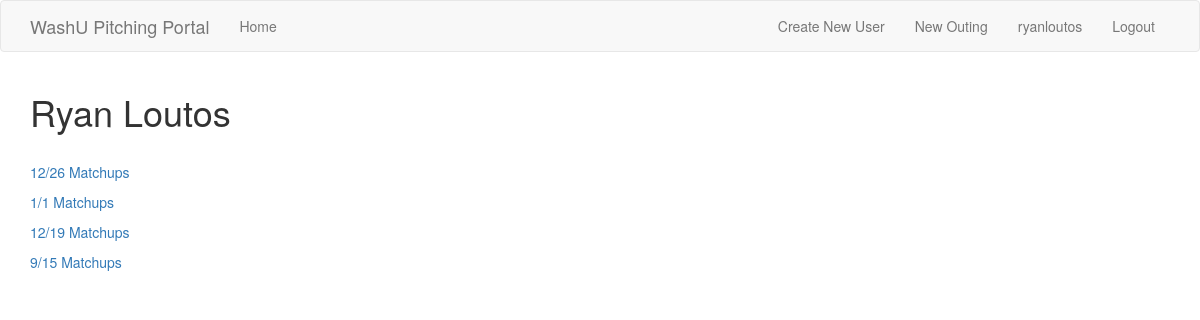
Page /user/ryanloutos (signed in) on the earlier database version.
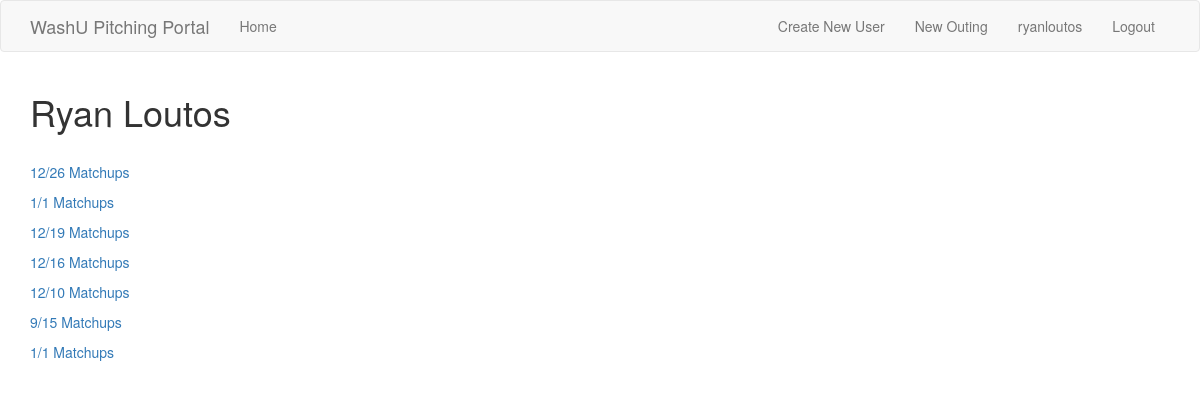
Same page on the later database version.
### app/models.py (models this page shows, shortened)
class User(UserMixin, db.Model):
    id = db.Column(db.Integer, primary_key=True)
    admin = db.Column(db.Boolean, index=True)
    username = db.Column(db.String(64), index=True, unique=True)
    email = db.Column(db.String(120), index=True, unique=True)
    password_hash = db.Column(db.String(128))
    firstname = db.Column(db.String(64))
    lastname = db.Column(db.String(64))
    year = db.Column(db.String(32), index=True)
    throws = db.Column(db.String(8), index=True)
    outings = db.relationship('Outing', backref='pitcher', lazy='dynamic')
    def __repr__(self):
        return f'{self.firstname} {self.lastname}'

class Outing(db.Model):
    id = db.Column(db.Integer, primary_key=True)
    date = db.Column(db.Date, index=True)
    opponent = db.Column(db.String(32), index=True)
    season = db.Column(db.String(32), index=True)
    user_id = db.Column(db.Integer, db.ForeignKey('user.id'), index=True)
    pitches = db.relationship('Pitch', backref='outing', lazy='dynamic')
    def __repr__(self):
        year = self.date.year
        month = self.date.month
        day = self.date.day
        return f'{month}/{day} {self.opponent}'

### app/routes.py (the view)
@app.route('/user/<username>')
@login_required
def user(username):
    user = User.query.filter_by(username=username).first_or_404()
    outings = user.outings
    return render_template(
        'user.html',
        title='User',
        user=user,
        outings=outings)

### app/models.py (called while the page is built)
@login.user_loader
def load_user(id):
    return User.query.get(int(id))

### app/templates/user.html
{% extends "base.html" %}
{% block app_content %}
    <h1>{{ user }}</h1>
    <br>
    <div>
        {% for o in outings %}
        <p>
            <a href="{{ url_for('outing',outing_id=o.id) }}">{{ o }}</a>
        </p>
        {% endfor %}
    </div>
{% endblock %}

### app/templates/base.html (shortened to what this page needs)
{% extends 'bootstrap/base.html' %}
{% block navbar %}
    <nav class="navbar navbar-default">
        <div class="container">
            <div class="navbar-header">
                <a class="navbar-brand" href="{{ url_for('index') }}">WashU Pitching Portal</a>
            </div>
            <div class="collapse navbar-collapse" id="bs-example-navbar-collapse-1">
                <ul class="nav navbar-nav">
                    <li><a href="{{ url_for('index') }}">Home</a></li>
                </ul>
                <ul class="nav navbar-nav navbar-right">
                    {% if current_user.is_anonymous %}
                    <li><a href="{{ url_for('login') }}">Login</a></li>
                    {% else %}
                        {% if current_user.admin %}
                        <li><a href="{{ url_for('register') }}">Create New User</a></li>
                        {% endif %}
                    <li><a href="{{ url_for('new_outing') }}">New Outing</a></li>
                    <li><a href="{{ url_for('user', username=current_user.username) }}">{{ current_user.username }}</a></li>
                    <li><a href="{{ url_for('logout') }}">Logout</a></li>
                    {% endif %}
                </ul>
            </div>
        </div>
    </nav>
{% endblock %}
{% block content %}
    <div class="container">
        {% block app_content %}{% endblock %}
    </div><br><br><br><br><br><br><br><br>
{% endblock %}

Differences in the rows shown:
added Outing: date+opponent "12/16 Matchups"
added Outing: date+opponent "12/10 Matchups"
added Outing: date+opponent "1/1 Matchups"
